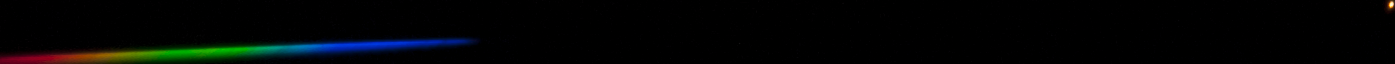
#> input picture 127.tiff, 1395 x 64 px
$ python regression_testscott.py
#> lines starting #> are read from the running program, lines starting #| are printed output that depends on the picture; long printed decimals are rounded
import numpy as np
from PIL import Image
import matplotlib.pyplot as plt
import math

image = Image.open("127.tiff")
#> image is the input picture: PIL image 1395x64 RGB; mean R, G, B 2.3, 4.4, 4.1

x1, y1, x2, y2 = image.getbbox()
#> x1 = 0; y1 = 0; x2 = 1395; y2 = 64

# Find our long axis by putting a line through all the points.
print(image.getbbox())
#| (0, 0, 1395, 64)
a = []
b = []

for x in range(x1, x2):
    for y in range(y1, y2):
        pixel = image.getpixel((x, y))
        if pixel[0] + pixel[1] + pixel[2] > 127:
            a.append(x)
            b.append(y)
#> after the loop, a = 3378 values from 0 to 1394; b = 3378 values, max 63 at index 258, min 0 at index 3341, mean 50.3

x = np.array(a)
#> x = 3378 values from 0 to 1394
y = np.array(b)
#> y has the same summary as b

A = np.vstack([x, np.ones(len(x))]).T
#> A = 3378 pairs, first value 0 to 1394, second value 1 to 1

#print(A)

m, c = np.linalg.lstsq(A, y)[0]
#> m = -0.0411; c = 60.32

print("m: {}  c: {}".format(m, c))
#| m: -0.04106  c: 60.323

if 0:
    plt.plot(x, y, 'o', label='Original data', markersize=10)
    plt.plot(x, m * x + c, 'r', label='Fitted line')
    plt.legend()
    plt.show()

# Lamely re-use and b...
a,b = [], []

# Build a dictionary where the key is the x value on the long axis and the y value is the intensity.
intensities = {}

# n is our slope perpendicular
n = -1 / m
#> n = 24.35

# Look all x values (called p) in our long axis.
for p in range(x1, x2):
    q = m * p + c

    # Now (p,q) is a point on our long axis.
    # Look at all points along our perpendicular to (p, q) in our image.
    for nx in np.arange(x1, x2 - 1, 0.1): # Hmm, -1 kludgy.
        ny = n * (nx - p) + q

        # now (nx, ny) is our point on our perpendicular
        if ny > y1 and ny < y2:
            # Look at all the pixels around (nx, ny) in a simple way, calculating how much of this pixel in the image we should grab.
            for nx_rounded in (math.floor(nx), math.ceil(nx)):
                for ny_rounded in (math.floor(ny), math.ceil(ny)):
                    if ny_rounded > y1 and ny_rounded < y2:
                        percent_nx = 1 - abs(nx - nx_rounded)
                        percent_ny = 1 - abs(ny - ny_rounded)
                        percent = percent_nx * percent_ny

                        # Sample the pixel and get an intensity.
                        pixel = image.getpixel((nx_rounded, ny_rounded))
                        value = percent * (pixel[0] + pixel[1] + pixel[2])

                        # If we have a value for this x value (knows as p) on our long axis, then add it to what we've got.
                        if p in intensities:
                            intensities[p] = intensities[p] + value
                        else:
                            intensities[p] = value
#> this loop made 1395 passes
#> q on passes 1 to 3: 60.32, 60.28, 60.24
#> after the loop, intensities = 1395 items

# Graph our intensity plot.
for graphx in intensities.keys():
    a.append(graphx)
    b.append(intensities[graphx])
#> after the loop, a = 1395 values from 0 to 1394; b = 1395 values, max 2474 at index 1391, min 0 at index 1064, mean 355.5


x, y = np.array(a), np.array(b)
#> x = 1395 values from 0 to 1394; y has the same summary as b

plt.plot(x, y, 'o', label='original data', markersize = 10)
plt.show()
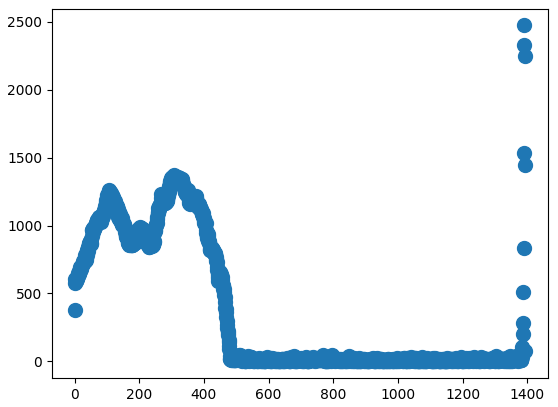
#> figure drawn by matplotlib, 1 panel; curve peaks at x = 1391, y = 2474

$ run again, with flipped_img.tiff copied over 127.tiff
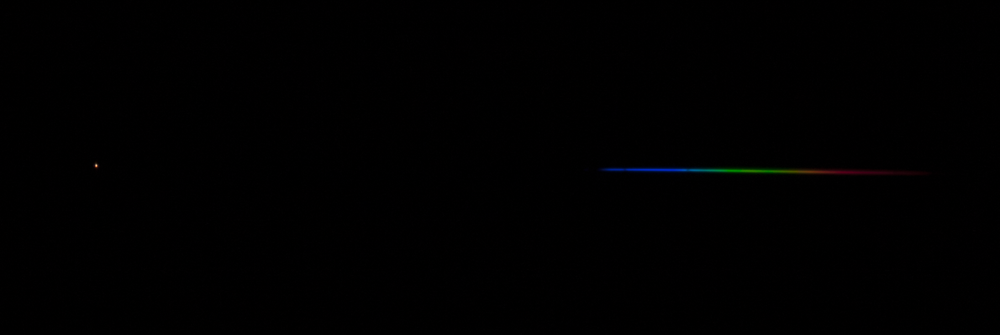
#> input picture flipped_img.tiff, 1000 x 335 px, shrunk from 1810 x 606 before the run
#> image is the input picture: PIL image 1000x335 RGB; mean R, G, B 0.7, 0.4, 0.6
#> x1 = 0; x2 = 1000; y2 = 335
#| (0, 0, 1000, 335)
#> after the loop `for x in range(x1, x2):`: a = 383 values from 95 to 828; b = 383 values, max 172 at index 328, min 164 at index 0, mean 170
#> `x = np.array(a)`: x = 383 values from 95 to 828
#> `y = np.array(b)`: y has the same summary as b
#> A = 383 pairs, first value 95 to 828, second value 1 to 1
#> m = 0.00946; c = 163.4
#| m: 0.009456  c: 163.388
#> n = -105.8
#> the loop `for p in range(x1, x2):` made 1000 passes
#> q on passes 1 to 3: 163.4, 163.4, 163.4
#> after the loop `for p in range(x1, x2):`: intensities = 1000 items
#> after the loop `for graphx in intensities.keys():`: a = 1000 values from 0 to 999; b = 1000 values, max 925.9 at index 96, min 19.08 at index 999, mean 135.2
#> `x, y = np.array(a), np.array(b)`: x = 1000 values from 0 to 999; y has the same summary as b
#> `plt.show()`:
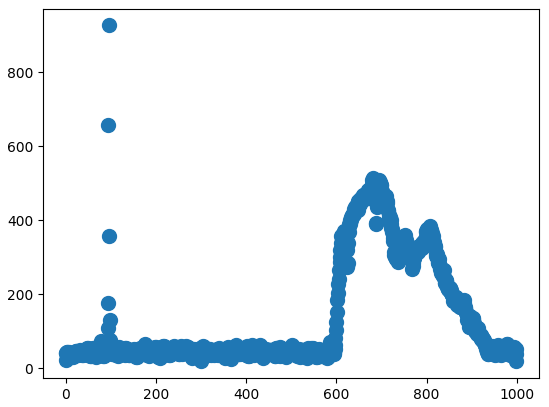
#> figure drawn by matplotlib, 1 panel; curve peaks at x = 96, y = 925.9
